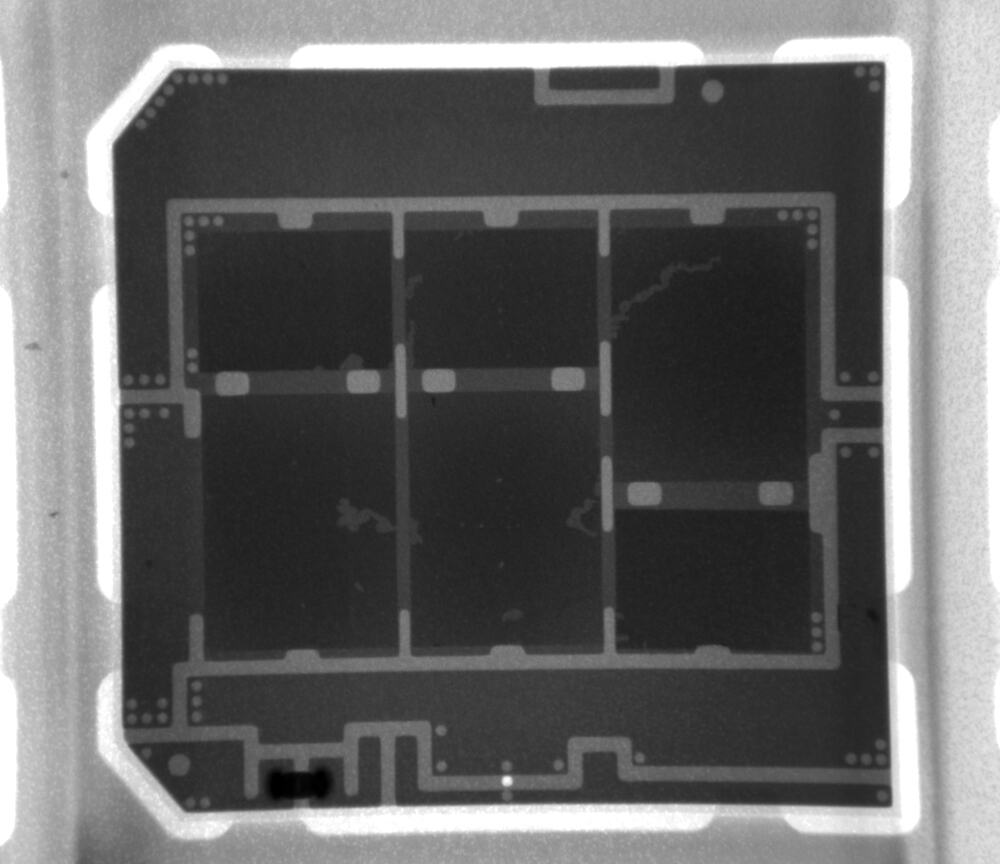
#> input picture imgTrans/dcbrtg.jpg, 1000 x 864 px
$ python clusters.py
#> lines starting #> are read from the running program, lines starting #| are printed output that depends on the picture; after the words box and inside, x2 and y2 are one past the last pixel; in counts of white or black regions, pixels touching at a corner belong together
# K-Means Clustering in OpenCV
import numpy as np
import cv2 as cv

img = cv.imread('dcbrtg.jpg')
#> img is the input picture: shape (864, 1000, 3); min 0, max 255, mean 103.6

Z = img.reshape((-1, 3))

# convert to np.float32
Z = np.float32(Z)

# define criteria, number of clusters(K) and apply kmeans()
criteria = (cv.TERM_CRITERIA_EPS + cv.TERM_CRITERIA_MAX_ITER, 10, 1.0)
K = 4
ret, label, center = cv.kmeans(Z, K, None, criteria, 10, cv.KMEANS_RANDOM_CENTERS)
#> ret = 496811720.1; center = [[170.2, 170.2, 170.2], [233.1, 233.1, 233.1], [47.46, 47.46, 47.46], [101.9, 101.9, 101.9]]

# Now convert back into uint8, and make original image
center = np.uint8(center)
#> center = [[170, 170, 170], [233, 233, 233], [47, 47, 47], [101, 101, 101]]
res = center[label.flatten()]
res2 = res.reshape(img.shape)
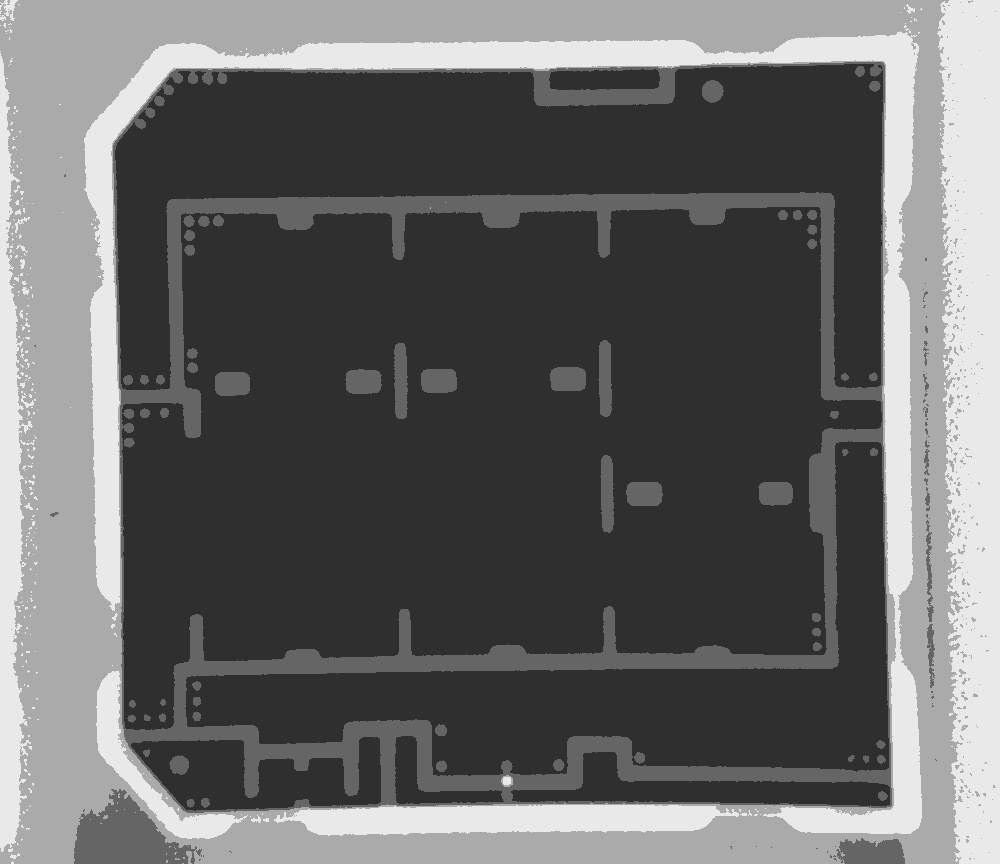
#> res2: shape (864, 1000, 3); min 47, max 233, mean 103.2

gray = cv.cvtColor(res2, cv.COLOR_BGR2GRAY)
ret, thresh = cv.threshold(gray, 0, 255, cv.THRESH_BINARY_INV+cv.THRESH_OTSU)
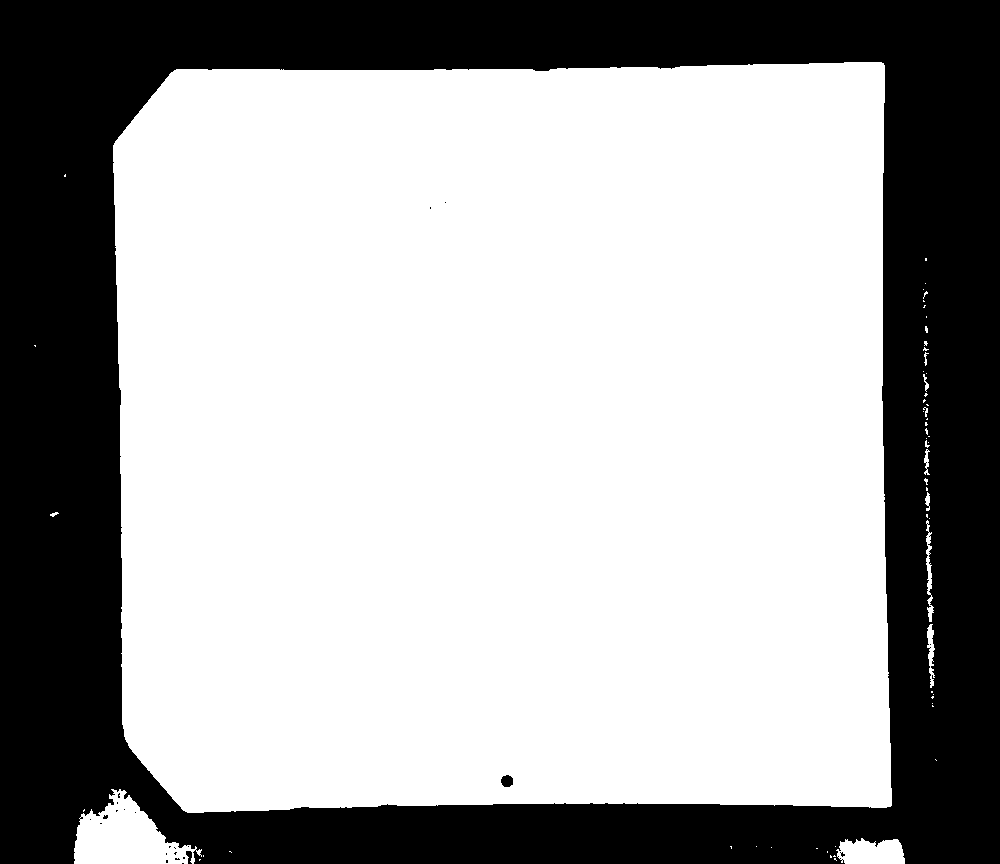
#> thresh: shape (864, 1000); 65.9% white; 24 black regions (21 under 20 px), largest, box (x1, y1, x2, y2) and area: (0, 0, 1000, 864) 294012, (501, 775, 513, 787) 116, (186, 851, 192, 864) 53
#> ret = 101

cv.imshow('res2', res2)

cv.waitKey(0)
cv.destroyAllWindows()
